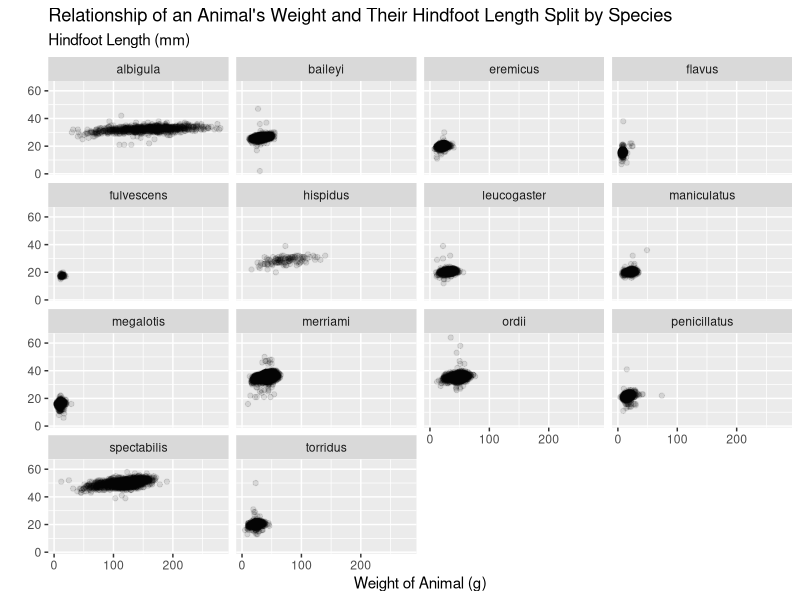
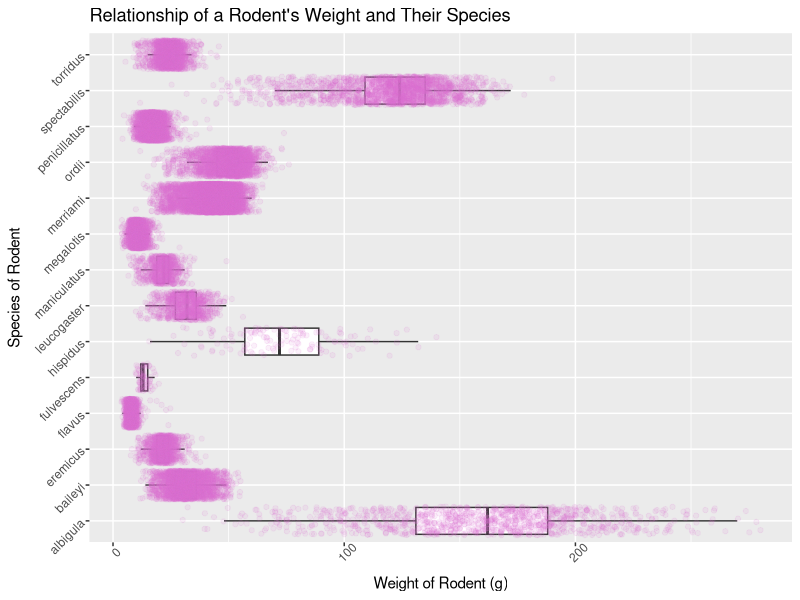
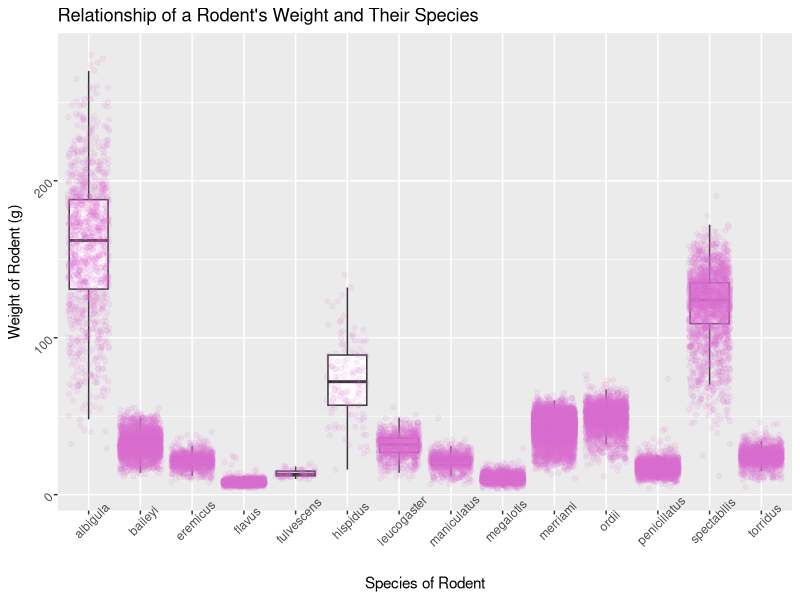
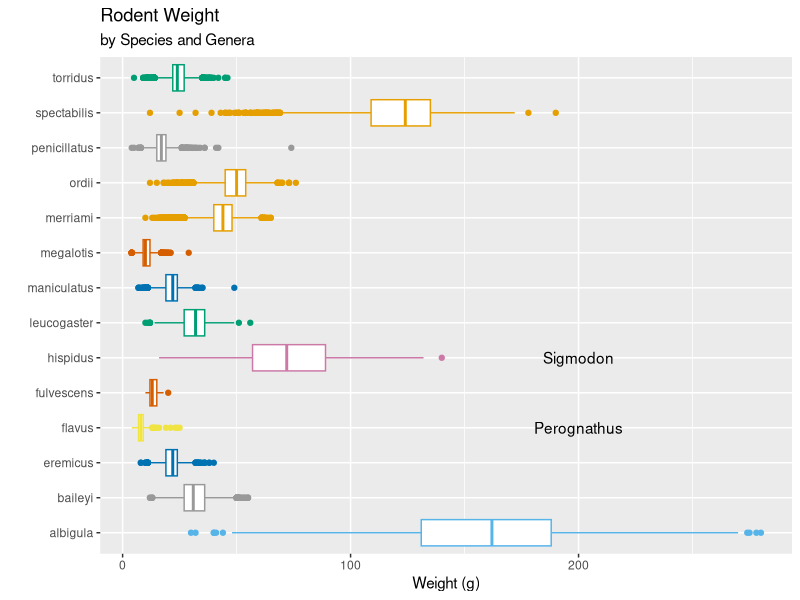
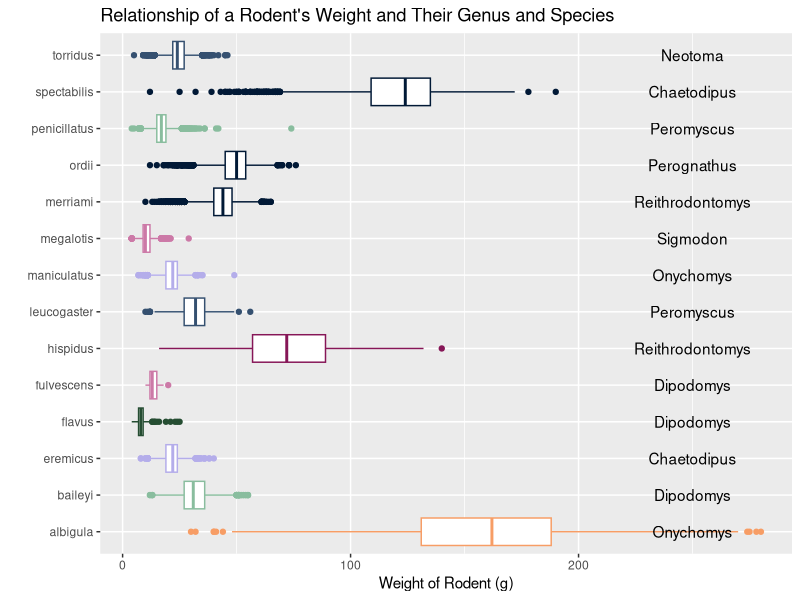

These figures' R source, in order:
## ---- chunk 1
#| label: setup
library(tidyverse)
## ---- chunk 2
#| label: load-data

surveys <- read_csv("data/surveys.csv")
glimpse(surveys)
## ---- chunk 3
#| label: scatterplot

#Final scatterplot of weight and hindfoot length by species
ggplot(data = surveys,
       mapping = aes(x = weight,
                     y = hindfoot_length)) +
  geom_point(alpha = 0.1) + 
  facet_wrap(~species) + 
  labs(x = "Weight of Animal (g)",
       y = "",
         title = "Relationship of an Animal's Weight and Their Hindfoot Length Split by Species",
         subtitle = "Hindfoot Length (mm)")
## ---- chunk 4
#| label: boxplot

#Final boxplot of species and weight
ggplot(data = surveys,
       mapping = aes(x = weight,
                     y = species)) +
  geom_boxplot(outlier.shape = NA) + 
  labs(x = "Weight of Rodent (g)",
       y = "Species of Rodent",
       title = "Relationship of a Rodent's Weight and Their Species") + 
  theme(axis.text.x = element_text(angle = 45)) + 
  theme(axis.text.y = element_text(angle = 45)) + 
  geom_jitter(colour = "orchid",
              alpha = 0.1)
## ---- chunk 5
#| label: rotated-boxplot

#Same boxplot as before but rotated
ggplot(data = surveys,
       mapping = aes(x = weight,
                     y = species)) +
  geom_boxplot(outlier.shape = NA) + 
  labs(x = "Weight of Rodent (g)",
       y = "Species of Rodent",
       title = "Relationship of a Rodent's Weight and Their Species") + 
  theme(axis.text.x = element_text(angle = 45)) + 
  theme(axis.text.y = element_text(angle = 45)) + 
  geom_jitter(colour = "orchid",
              alpha = 0.1) +
  coord_flip()
## ---- chunk 6
#| label: Example color themes

# A vector of a RG color deficient friendly palette with gray:
cdPalette_grey <- c("#999999", "#E69F00", "#56B4E9", "#009E73", "#F0E442", "#0072B2", "#D55E00", "#CC79A7")

# A vector of a RG color deficient friendly palette with black:
cdPalette_blk <- c("#000000", "#E69F00", "#56B4E9", "#009E73", "#F0E442", "#0072B2", "#D55E00", "#CC79A7")
## ---- chunk 7
#| label: Example Boxplot

#Example provided by bestie Judith
ggplot(data = surveys, 
       mapping = aes(x = weight, y = species, color = genus)
       ) +
  geom_boxplot() +
  scale_color_manual(values = cdPalette_grey) + 
  annotate("text", y = 6, x = 200, label = "Sigmodon") +
  annotate("text", y = 4, x = 200, label = "Perognathus") +
  theme(legend.position = "none") +
  labs(x = "Weight (g)",
       y = "",
       subtitle = "by Species and Genera",
       title = "Rodent Weight")
## ---- chunk 8
#| label: Challenge boxplot

bp_color <- c("#89BD9E", "#011936", "#F79D65", "#355070", "#254D32", "#B4ADEA", "#CC79A7", "#861657")

ggplot(data = surveys,
       mapping = aes(x = weight,
                     y = species,
                     color = genus)) +
  geom_boxplot() +
  scale_color_manual(values = bp_color) + 
  theme(legend.position = "none") + 
  labs(x = "Weight of Rodent (g)",
       y = "",
       title = "Relationship of a Rodent's Weight and Their Genus and Species") + 
  annotate("text", y = 1, x = 250, label = "Onychomys") + 
  annotate("text", y = 2, x = 250, label = "Dipodomys") + 
  annotate("text", y = 3, x = 250, label = "Chaetodipus") + 
  annotate("text", y = 4, x = 250, label = "Dipodomys") + 
  annotate("text", y = 5, x = 250, label = "Dipodomys") + 
  annotate("text", y = 6, x = 250, label = "Reithrodontomys") + 
  annotate("text", y = 7, x = 250, label = "Peromyscus") + 
  annotate("text", y = 8, x = 250, label = "Onychomys") + 
  annotate("text", y = 9, x = 250, label = "Sigmodon") + 
  annotate("text", y = 10, x = 250, label = "Reithrodontomys") + 
  annotate("text", y = 11, x = 250, label = "Perognathus") + 
  annotate("text", y = 12, x = 250, label = "Peromyscus") + 
  annotate("text", y = 13, x = 250, label = "Chaetodipus") + 
  annotate("text", y = 14, x = 250, label = "Neotoma")
